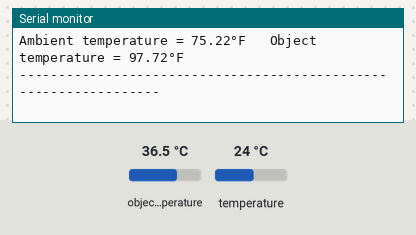
The sketch below on a simulated Arduino Uno, built with avr-gcc and run on an emulated ATmega328P. Shown: the last lines printed to the serial monitor. Inputs (shaded band) come from the test bench; at power-on: object temperature 36.5 °C, temperature 24 °C.

Above: at 1.2 s.
1.3 s: object temperature set to 20 °C
At 2.6 s:
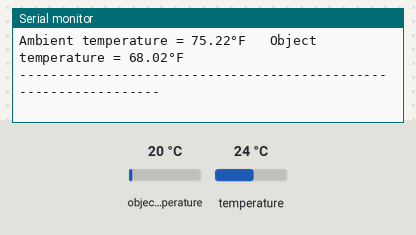
2.8 s: temperature set to 12 °C
At 3.9 s:
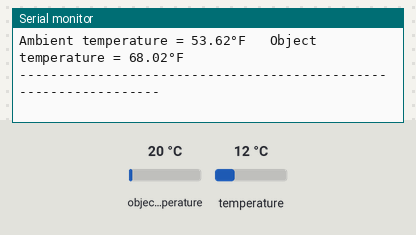
4.3 s: object temperature set to 26 °C
At 5.9 s:
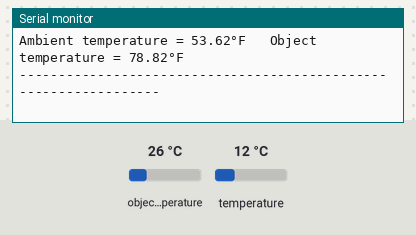
Timing chart, 0 to 7.4 s (numbered marks = the images above; inputs shaded):
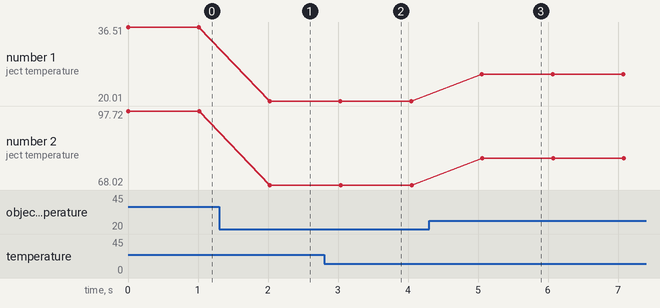

Measured:
- after the input at 1.3 s, the serial monitor: prints a new line after 0.72 s (image 1)
- after the input at 2.8 s, the serial monitor: prints a new line after 0.23 s (image 2)
- after the input at 4.3 s, the serial monitor: prints a new line after 0.76 s (image 3)
- plotted number 1: 36.51 → 20.01 after the input at 1.3 s, 20.01 → 26.01 after the input at 4.3 s
- plotted number 2: 97.72 → 68.02 after the input at 1.3 s, 68.02 → 78.82 after the input at 4.3 s

The sketch:

MLX90614.ino
```cpp
#include <Adafruit_MLX90614.h>

Adafruit_MLX90614 mlx = Adafruit_MLX90614();

void setup() {
  Serial.begin(115200);
  mlx.begin();
}

void loop() {
  Serial.print("Ambient temperature = ");
  Serial.print(mlx.readAmbientTempC());
  Serial.print("°C");
  Serial.print("   ");
  Serial.print("Object temperature = ");
  Serial.print(mlx.readObjectTempC());
  Serial.println("°C");

  Serial.print("Ambient temperature = ");
  Serial.print(mlx.readAmbientTempF());
  Serial.print("°F");
  Serial.print("   ");
  Serial.print("Object temperature = ");
  Serial.print(mlx.readObjectTempF());
  Serial.println("°F");

  Serial.println("-----------------------------------------------------------------");
  delay(1000);
}
```
